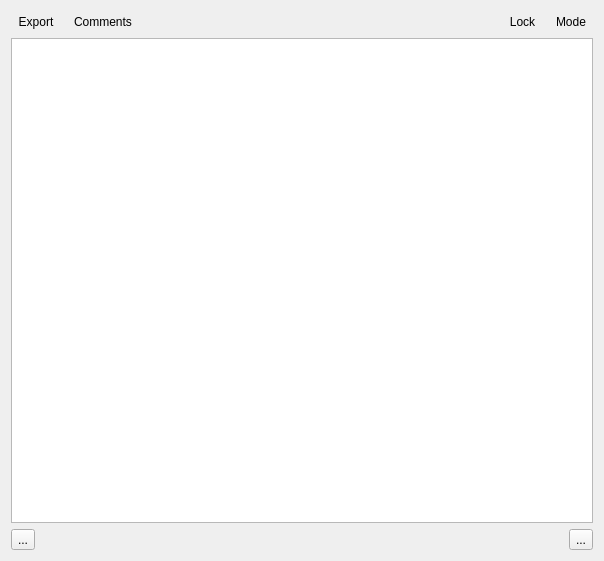
<?xml version="1.0" encoding="UTF-8"?>
<ui version="4.0">
 <class>WdgStoryboardDock</class>
 <widget class="QWidget" name="WdgStoryboardDock">
  <property name="geometry">
   <rect>
    <x>0</x>
    <y>0</y>
    <width>604</width>
    <height>561</height>
   </rect>
  </property>
  <layout class="QGridLayout" name="gridLayout">
   <item row="0" column="0">
    <layout class="QVBoxLayout" name="header">
     <item>
      <layout class="QHBoxLayout" name="horizontalLayout">
       <item>
        <widget class="QToolButton" name="btnExport">
         <property name="text">
          <string>Export</string>
         </property>
         <property name="autoRaise">
          <bool>true</bool>
         </property>
        </widget>
       </item>
       <item>
        <widget class="QToolButton" name="btnComment">
         <property name="text">
          <string>Comments</string>
         </property>
         <property name="autoRaise">
          <bool>true</bool>
         </property>
        </widget>
       </item>
       <item>
        <spacer name="horizontalSpacer">
         <property name="orientation">
          <enum>Qt::Horizontal</enum>
         </property>
         <property name="sizeHint" stdset="0">
          <size>
           <width>40</width>
           <height>20</height>
          </size>
         </property>
        </spacer>
       </item>
       <item>
        <widget class="QToolButton" name="btnLock">
         <property name="enabled">
          <bool>true</bool>
         </property>
         <property name="text">
          <string>Lock</string>
         </property>
         <property name="checkable">
          <bool>false</bool>
         </property>
         <property name="autoRepeat">
          <bool>false</bool>
         </property>
         <property name="toolButtonStyle">
          <enum>Qt::ToolButtonIconOnly</enum>
         </property>
         <property name="autoRaise">
          <bool>true</bool>
         </property>
        </widget>
       </item>
       <item>
        <widget class="QToolButton" name="btnArrange">
         <property name="text">
          <string>Mode</string>
         </property>
         <property name="autoRaise">
          <bool>true</bool>
         </property>
         <property name="arrowType">
          <enum>Qt::NoArrow</enum>
         </property>
        </widget>
       </item>
      </layout>
     </item>
    </layout>
   </item>
   <item row="2" column="0">
    <layout class="QHBoxLayout" name="footer">
     <item>
      <layout class="QHBoxLayout" name="horizontalLayout_2">
       <item>
        <widget class="QToolButton" name="btnCreateScene">
         <property name="text">
          <string>...</string>
         </property>
        </widget>
       </item>
       <item>
        <spacer name="horizontalSpacer_2">
         <property name="orientation">
          <enum>Qt::Horizontal</enum>
         </property>
         <property name="sizeHint" stdset="0">
          <size>
           <width>40</width>
           <height>20</height>
          </size>
         </property>
        </spacer>
       </item>
       <item>
        <widget class="QToolButton" name="btnDeleteScene">
         <property name="text">
          <string>...</string>
         </property>
        </widget>
       </item>
      </layout>
     </item>
    </layout>
   </item>
   <item row="1" column="0">
    <layout class="QHBoxLayout" name="body">
     <item>
      <widget class="StoryboardView" name="sceneView"/>
     </item>
    </layout>
   </item>
  </layout>
 </widget>
 <customwidgets>
  <customwidget>
   <class>StoryboardView</class>
   <extends>QListView</extends>
   <header>StoryboardView.h</header>
  </customwidget>
 </customwidgets>
 <resources/>
 <connections/>
</ui>
